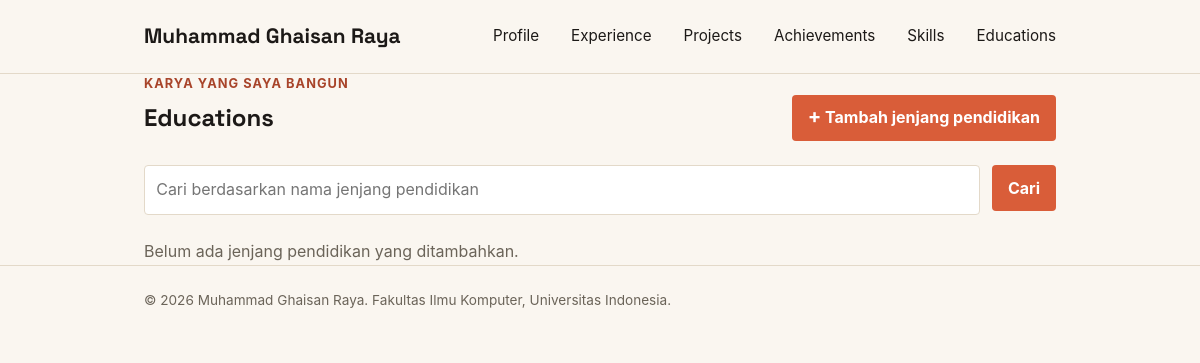
Before: /education/ with the older database file.
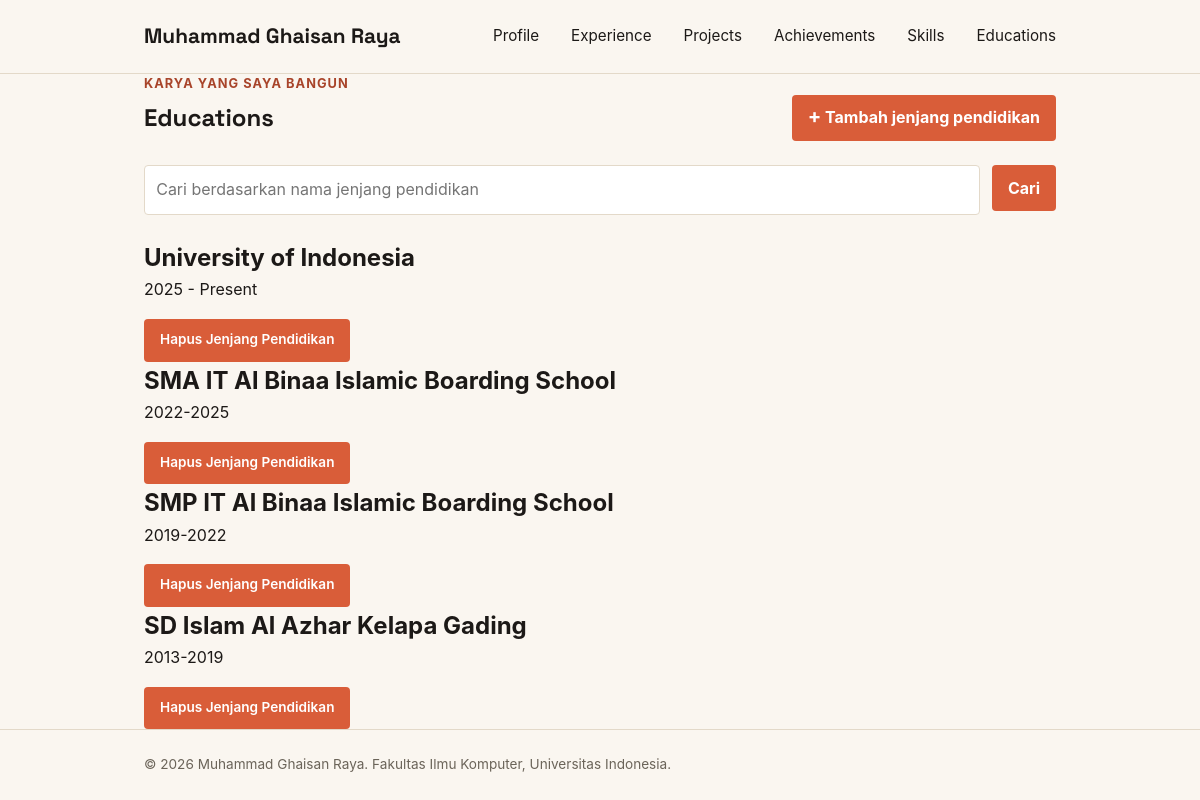
After: the same page with the newer database file.
### main/models.py (models this page shows, shortened)
class Education(models.Model):
    EDUCATION_CHOICE = [
        ("kuliah", "Kuliah"),
        ("sma", "SMA"),
        ("smp", "SMP"),
        ("sd", "SD"),
    ]
    id = models.UUIDField(primary_key=True, default=uuid.uuid4, editable=False)
    title = models.CharField(max_length=255)
    description = models.TextField()
    category = models.CharField(
        max_length=20,
        choices=EDUCATION_CHOICE,
        default="sd",
    )
    thumbnail = models.URLField(blank=True, null=True)
    started_at = models.DateTimeField(auto_now_add=True)
    ended_at = models.DateTimeField(blank=True, null=True)
    tech_stack = models.CharField(max_length=255, blank=True, default="")
    education_url = models.URLField(blank=True)
    education_image_url = models.URLField(blank=True, max_length=500)

### main/views.py (the view)
# urls.py: path("education/", show_education, name="show_education"),
def show_education(request):
    context = {
        "name": "Muhammad Ghaisan Raya",
        "education_list": Education.objects.all(),
        }
    return render(request, "education.html", context)

### templates/education.html (shortened to what this page needs)
{% extends 'base.html' %}
{% block content %}
    <main>
            <section class="education-section" id="education">
            <div class="container">
                <p class="section-kicker">Karya yang saya bangun</p>
                <div class="education-header">
                    <h1>Educations</h1>
                    <a href="{% url 'main:create_education' %}"
                       class="button education-add-button">
                        <span aria-hidden="true">+</span>
                        Tambah jenjang pendidikan
                    </a>
                </div>
                <form method="get"
                      action="{% url 'main:show_education' %}"
                      class="education-search">
                    <input type="search"
                           name="title"
                           value="{{ title_query }}"
                           placeholder="Cari berdasarkan nama jenjang pendidikan"
                           class="education-search__input"
                           aria-label="Cari berdasarkan nama jenjang pendidikan">
                    <button type="submit" class="button">Cari</button>
                </form>
                <div class="education-grid education-grid">
                    {% for education in education_list %}
                        <article class="education-card">
                            <h2>{{ education.title }}</h2>
                            <p class="education-description">{{ education.description }}</p>
                            <div class="education-card-actions">
                                <div class="education-actions">
                                    {% include "education_delete_modal.html" with education=education %}
                                </div>
                            </div>
                        </article>
                    {% empty %}
                        {% if title_query %}
                            <p class="empty-state">Tidak ada jenjang pendidikan dengan nama tersebut.</p>
                        {% else %}
                            <p class="empty-state">Belum ada jenjang pendidikan yang ditambahkan.</p>
                        {% endif %}
                    {% endfor %}
                </div>
            </div>
        </section>
    </main>
{% endblock content %}

### templates/education_delete_modal.html (shortened to what this page needs)
<p class="education-status">
    <button type="button"
            class="button button-danger"
            popovertarget="delete-education-{{ education.id }}"
            aria-label="Hapus {{ education.title }}"
            title="Hapus proyek">
        Hapus Jenjang Pendidikan
    </button>
</p>

Changed rows visible on the page:
added Education: title "University of Indonesia", description "2025 - Present"
added Education: title "SMA IT Al Binaa Islamic Boarding School", description "2022-2025"
added Education: title "SMP IT Al Binaa Islamic Boarding School", description "2019-2022"
added Education: title "SD Islam Al Azhar Kelapa Gading", description "2013-2019"
Other visible differences:
text no longer shown: "Belum ada jenjang pendidikan yang ditambahkan."
